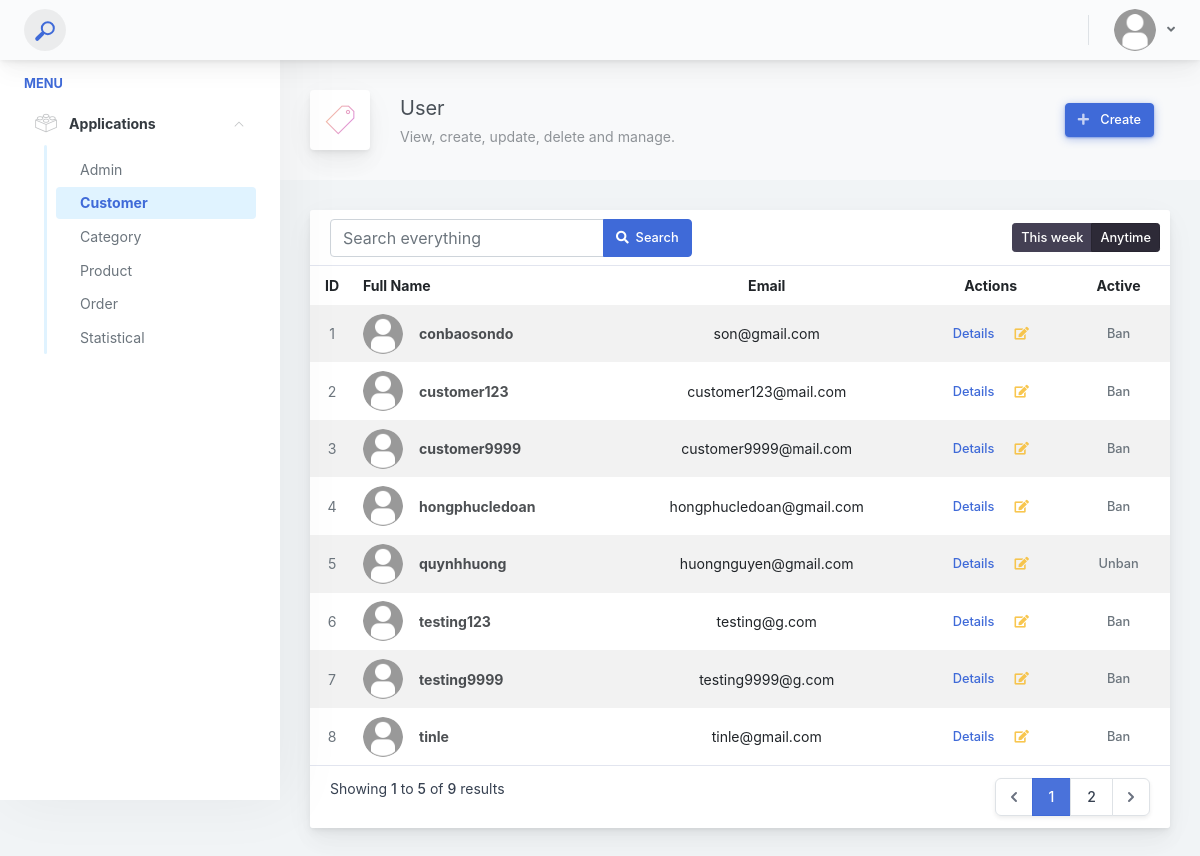
Page /admin/index.php (signed in) on the committed database.
### tables this page shows
CREATE TABLE `customers` (
  `customer_username` varchar(50) NOT NULL,
  `customer_password` text NOT NULL,
  `customer_email` varchar(100) DEFAULT NULL,
  `customer_phone` varchar(12) DEFAULT NULL,
  `customer_fullname` text DEFAULT NULL,
  `customer_address` text DEFAULT NULL,
  `customer_district` varchar(50) DEFAULT NULL,
  `customer_city` varchar(50) DEFAULT NULL,
  `customer_status` tinyint(4) NOT NULL
);

### lib/database.php (called while the page is built, shortened)
<?php
require_once './lib/connect.php';
function query($sql, $data = [], $check = false) {
    global $conn;
    $result = false;
    try {
        $statement = $conn->prepare($sql);
        if (!empty($data)) {
            $result = $statement->execute($data);
        } else {
            $result = $statement->execute();
        }
    } catch(Exception $exp) {
        echo $exp->getMessage() . '<br>';
        echo 'File: '. $exp->getFile() . '<br>';
        echo 'Line: '.$exp->getLine();
        die();
    }
    if($check){
        return $statement;
    }
    return $result;
}
function getRow($sql, $params = []) {
    $result = query($sql, $params, true);
    if(is_object($result)){
        return $result->fetchAll(PDO::FETCH_ASSOC);
    }
    return [];
}
?>

### admin/modules/users/list.php (called while the page is built, shortened)
<?php
require_once '../lib/database.php';
$listUsers = getRow("SELECT customer_username, customer_email, customer_status FROM customers");
?>

### admin/index.php (the view, shortened to what this page needs)
<?php
require_once './modules/users/list.php';
?>
<?php
include 'inc/header.php'
?>
<div class="app-main__outer">
    <div class="app-main__inner">
        <div class="app-page-title">
            <div class="page-title-wrapper">
                <div class="page-title-heading">
                    <div class="page-title-icon">
                        <i class="pe-7s-ticket icon-gradient bg-mean-fruit"></i>
                    </div>
                    <div>
                        User
                        <div class="page-title-subheading">
                            View, create, update, delete and manage.
                        </div>
                    </div>
                </div>
                <div class="page-title-actions">
                    <a href="./user-create.php" class="btn-shadow btn-hover-shine mr-3 btn btn-primary">
                        <span class="btn-icon-wrapper pr-2 opacity-7">
                            <i class="fa fa-plus fa-w-20"></i>
                        </span>
                        Create
                    </a>
                </div>
            </div>
        </div>
        <div class="row">
            <div class="col-md-12">
                <div class="main-card mb-3 card">
                    <div class="card-header">
                        <form>
                            <div class="input-group">
                                <input type="search" name="search" id="search" placeholder="Search everything"
                                    class="form-control" />
                                <span class="input-group-append">
                                    <button type="submit" class="btn btn-primary">
                                        <i class="fa fa-search"></i>&nbsp; Search
                                    </button>
                                </span>
                            </div>
                        </form>
                        <div class="btn-actions-pane-right">
                            <div role="group" class="btn-group-sm btn-group">
                                <button class="btn btn-focus">This week</button>
                                <button class="active btn btn-focus">Anytime</button>
                            </div>
                        </div>
                    </div>
                    <div class="table-responsive">
                        <table class="align-middle mb-0 table table-borderless table-striped table-hover">
                            <thead>
                                <tr>
                                    <th class="text-center">ID</th>
                                    <th>Full Name</th>
                                    <th class="text-center">Email</th>
                                    <th class="text-center">Actions</th>
                                    <th class="text-center">Active</th>
                                </tr>
                            </thead>
                            <tbody>
                                <?php
                        if(!empty($listUsers)):
                          $count = 0;
                          foreach($listUsers as $item):
                          $count++;
                        ?>
                                <tr>
                                    <td class="text-center text-muted"><?php echo $count; ?></td>
                                    <td>
                                        <div class="widget-content p-0">
                                            <div class="widget-content-wrapper">
                                                <div class="widget-content-left mr-3">
                                                    <div class="widget-content-left">
                                                        <img width="40" class="rounded-circle" data-toggle="tooltip"
                                                            title="Image" data-placement="bottom"
                                                            src="assets/images/_default-user.png" alt="" />
                                                    </div>
                                                </div>
                                                <div class="widget-content-left flex2">
                                                    <div class="widget-heading"><?php echo $item['customer_username'];?>
                                                    </div>
                                                </div>
                                            </div>
                                        </div>
                                    </td>
                                    <td class="text-center"><?php echo $item['customer_email'];?></td>
                                    <td class="text-center">
                                        <a href="./user-show.php?username=<?php echo $item['customer_username'];?>"
                                            class="btn btn-hover-shine btn-outline-primary border-0 btn-sm">
                                            Details
                                        </a>
                                        <a href="./user-edit.php?username=<?php echo $item['customer_username'];?>"
                                            data-toggle="tooltip" title="Edit" data-placement="bottom"
                                            class="btn btn-outline-warning border-0 btn-sm">
                                            <span class="btn-icon-wrapper opacity-8">
                                                <i class="fa fa-edit fa-w-20"></i>
                                            </span>
                                        </a>
                                    </td>
                                    <td class="text-center">
                                        <?php
                                        switch ($item['customer_status']) {
                                        case '1':
                                        echo '<a href="./ban.php?username='. $item['customer_username'] .'"
                                                onclick="return confirm(\'Do you really want to ban this customer?\')">
                                                <button class="btn btn-hover-shine btn-outline-secondary border-0 btn-sm">Ban</button>
                                              </a>';
                                        break;
                                        case '0':
                                        echo '<a href="./ban.php?username='. $item['customer_username'] .'"
                                                onclick="return confirm(\'Do you really want to unban this customer?\')">
                                                <button class="btn btn-hover-shine btn-outline-secondary border-0 btn-sm">Unban</button>
                                              </a>';
                                        break;
                                        }
                                        ?>
                                    </td>
                                </tr>
                                <?php
                        endforeach;
                        endif;
                        ?>
                            </tbody>
                        </table>
                    </div>
                    <div class=" d-block card-footer">
                        <nav role="navigation" aria-label="Pagination Navigation"
                            class="flex items-center justify-between">
                            <div class="hidden sm:flex-1 sm:flex sm:items-center sm:justify-between">
                                <div>
                                    <p class="text-sm text-gray-700 leading-5">
                                        Showing
                                        <span class="font-medium">1</span>
                                        to
                                        <span class="font-medium">5</span>
                                        of
                                        <span class="font-medium">9</span>
                                        results
                                    </p>
                                </div>
                                <div>
                                    <span class="relative z-0 inline-flex shadow-sm rounded-md">
                                        <span aria-disabled="true" aria-label="&amp;laquo; Previous">
                                            <span
                                                class="relative inline-flex items-center px-2 py-2 text-sm font-medium text-gray-500 bg-white border border-gray-300 cursor-default rounded-l-md leading-5"
                                                aria-hidden="true">
                                                <svg class="w-5 h-5" fill="currentColor" viewBox="0 0 20 20">
                                                    <path fill-rule="evenodd"
                                                        d="M12.707 5.293a1 1 0 010 1.414L9.414 10l3.293 3.293a1 1 0 01-1.414 1.414l-4-4a1 1 0 010-1.414l4-4a1 1 0 011.414 0z"
                                                        clip-rule="evenodd"></path>
                                                </svg>
                                            </span>
                                        </span>
                                        <span aria-current="page">
                                            <span
                                                class="relative inline-flex items-center px-4 py-2 -ml-px text-sm font-medium text-gray-500 bg-white border border-gray-300 cursor-default leading-5">1</span>
                                        </span>
                                        <a href="#page=2"
                                            class="relative inline-flex items-center px-4 py-2 -ml-px text-sm font-medium text-gray-700 bg-white border border-gray-300 leading-5 hover:text-gray-500 focus:z-10 focus:outline-none focus:border-blue-300 focus:shadow-outline-blue active:bg-gray-100 active:text-gray-700 transition ease-in-out duration-150"
                                            aria-label="Go to page 2">
                                            2
                                        </a>
                                        <a href="#page=2" rel="next"
                                            class="relative inline-flex items-center px-2 py-2 -ml-px text-sm font-medium text-gray-500 bg-white border border-gray-300 rounded-r-md leading-5 hover:text-gray-400 focus:z-10 focus:outline-none focus:border-blue-300 focus:shadow-outline-blue active:bg-gray-100 active:text-gray-500 transition ease-in-out duration-150"
                                            aria-label="Next &amp;raquo;">
                                            <svg class="w-5 h-5" fill="currentColor" viewBox="0 0 20 20">
                                                <path fill-rule="evenodd"
                                                    d="M7.293 14.707a1 1 0 010-1.414L10.586 10 7.293 6.707a1 1 0 011.414-1.414l4 4a1 1 0 010 1.414l-4 4a1 1 0 01-1.414 0z"
                                                    clip-rule="evenodd"></path>
                                            </svg>
                                        </a>
                                    </span>
                                </div>
                            </div>
                        </nav>
                    </div>
                </div>
            </div>
        </div>
    </div>
</div>
<?php
include 'inc/footer.php';
?>

### rows in the picture
customers: customer_username "conbaosondo", customer_email "son@gmail.com"
customers: customer_username "customer123", customer_email "customer123@mail.com"
customers: customer_username "customer9999", customer_email "customer9999@mail.com"
customers: customer_username "hongphucledoan", customer_email "hongphucledoan@gmail.com"
customers: customer_username "quynhhuong", customer_email "huongnguyen@gmail.com"
customers: customer_username "testing123", customer_email "testing@g.com"
customers: customer_username "testing9999", customer_email "testing9999@g.com"
customers: customer_username "tinle", customer_email "tinle@gmail.com"
